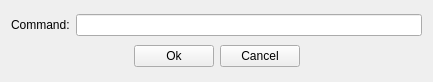
<?xml version="1.0" encoding="UTF-8"?>
<ui version="4.0">
 <class>StratCmd</class>
 <widget class="QWidget" name="StratCmd">
  <property name="geometry">
   <rect>
    <x>0</x>
    <y>0</y>
    <width>433</width>
    <height>82</height>
   </rect>
  </property>
  <property name="maximumSize">
   <size>
    <width>433</width>
    <height>82</height>
   </size>
  </property>
  <property name="windowTitle">
   <string>Strategy Command</string>
  </property>
  <layout class="QVBoxLayout" name="verticalLayout_2">
   <item>
    <layout class="QHBoxLayout" name="horizontalLayout">
     <item>
      <widget class="QLabel" name="label">
       <property name="text">
        <string>Command:</string>
       </property>
      </widget>
     </item>
     <item>
      <widget class="QLineEdit" name="cmdLine"/>
     </item>
    </layout>
   </item>
   <item>
    <layout class="QHBoxLayout" name="horizontalLayout_2">
     <item>
      <spacer name="horizontalSpacer">
       <property name="orientation">
        <enum>Qt::Horizontal</enum>
       </property>
       <property name="sizeHint" stdset="0">
        <size>
         <width>40</width>
         <height>20</height>
        </size>
       </property>
      </spacer>
     </item>
     <item>
      <widget class="QPushButton" name="okBtn">
       <property name="text">
        <string>Ok</string>
       </property>
      </widget>
     </item>
     <item>
      <widget class="QPushButton" name="cancelBtn">
       <property name="sizePolicy">
        <sizepolicy hsizetype="Fixed" vsizetype="Fixed">
         <horstretch>0</horstretch>
         <verstretch>0</verstretch>
        </sizepolicy>
       </property>
       <property name="text">
        <string>Cancel</string>
       </property>
      </widget>
     </item>
     <item>
      <spacer name="horizontalSpacer_2">
       <property name="orientation">
        <enum>Qt::Horizontal</enum>
       </property>
       <property name="sizeHint" stdset="0">
        <size>
         <width>40</width>
         <height>20</height>
        </size>
       </property>
      </spacer>
     </item>
    </layout>
   </item>
  </layout>
 </widget>
 <resources/>
 <connections/>
</ui>
